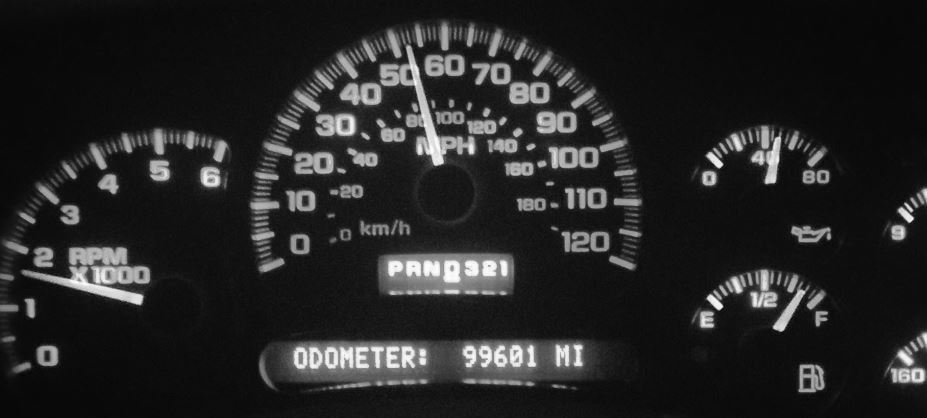
#> input picture pyocr/test2.jpg, 927 x 418 px, found by its file name
$ python main.py
#> lines starting #> are read from the running program, lines starting #| are printed output that depends on the picture
from PIL import Image
import pytesseract
import sys

sys.path.append("C:\\Program Files\\Tesseract-OCR")
# [4 lines of commented-out code are left out]


image = Image.open("c:\\projects\\pyocr\\pyocr\\test2.jpg")
#> image is the input picture: PIL image 927x418 L; min 1, max 255, mean 37.1
#(a, b, c, d)
#upper left, lower right
cropsection =  (455, 340, 545, 370)
croppedimage = image.crop(cropsection)
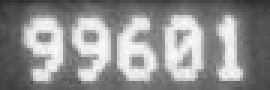
#> croppedimage: PIL image 90x30 L (shown 3 times larger); min 42, max 252, mean 144.8
croppedimage.save("c:\\projects\\pyocr\\pyocr\\test22.jpg")
croppedimage.show()

image2 = Image.open("c:\\projects\\pyocr\\pyocr\\test22.jpg")
#> (the run stopped early here; a loop or call above may not have finished)

$ run again, with pyocr/test3.png saved as pyocr/test2.jpg
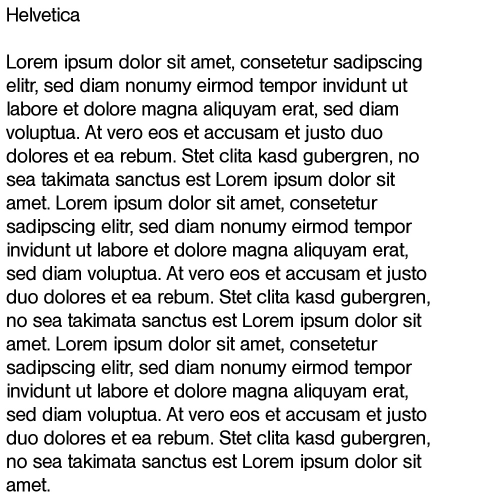
#> input picture pyocr/test3.png, 1000 x 1000 px, found by its file name (shown at 1/2 size)
#> image is the input picture: PIL image 1000x1000 L; min 0, max 255, mean 222
#> `croppedimage = image.crop(cropsection)`:
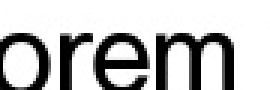
#> croppedimage: PIL image 90x30 L (shown 3 times larger); min 0, max 255, mean 192.9
